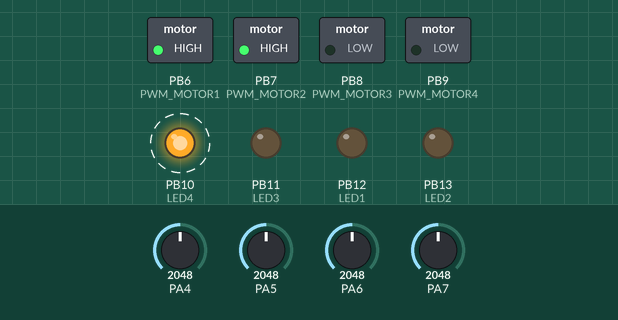
Bench run of a sketch on a simulated STM32 Blue Pill. Shown: switched loads named in the sketch (green lamp = pin HIGH), output pins drawn as LEDs (lit = HIGH). Dashed ring = blinking. The inputs (shaded band) are chosen by the test bench; at power-on: PA4 = 2048, PA5 = 2048, PA6 = 2048, PA7 = 2048.

Above: at 0.95 s.
1.3 s: PA4 set to 122
At 2.6 s:
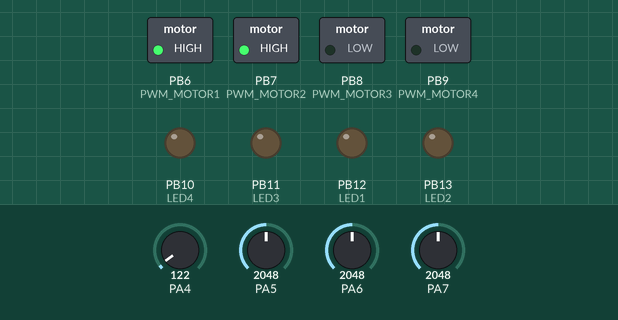
2.9 s: PA4 set to 1228
At 3.14 s:
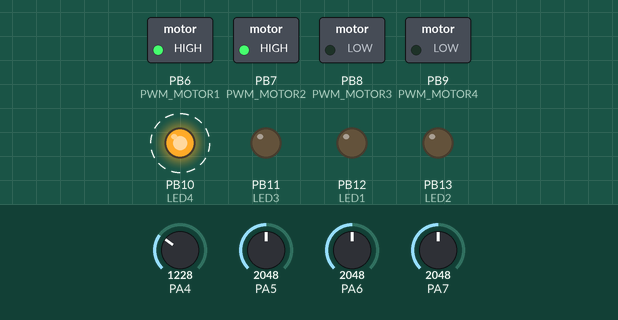
Timing chart, 0 to 11.9 s (numbered marks = the images above; inputs shaded):
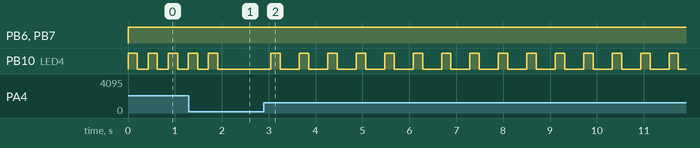

The sketch:

_020_MotorControlledWithPoti.ino
```cpp
/*
  BPM Klopfer

  Klopfer Percusive Controller

  May 2017, ChrisMicro, Elektrouwe, Cecille

*/

#include "klopfer_pin_definitions.h"

#define POT_BACKFORCE1 POTI1
#define POT_BPM   POTI2
#define POT_HITFORCE1  POTI3
#define POT_HITFORCE2  POTI4
#define POT_PATTERN1  POTI5
#define POT_PATTERN2  POTI6

void setup()
{
  pinMode(LED1, OUTPUT);
  pinMode(LED2, OUTPUT);
  pinMode(LED3, OUTPUT);
  pinMode(LED4, OUTPUT);

  pinMode(TRIG1, INPUT_ANALOG);
  pinMode(TRIG2, INPUT_ANALOG);
  pinMode(TRIG3, INPUT_ANALOG);
  pinMode(TRIG4, INPUT_ANALOG);


// Motor Force Potentiometers
  pinMode(POT_BACKFORCE1, INPUT_ANALOG);
  pinMode(POT_HITFORCE1, INPUT_ANALOG);
  pinMode(POT_HITFORCE2, INPUT_ANALOG);

  pinMode(POT_BPM, INPUT_ANALOG);

// Rythm PATTERN selection left & right motor
  pinMode(POT_PATTERN1, INPUT_ANALOG);
  pinMode(POT_PATTERN2, INPUT_ANALOG);

  pinMode(PWM_MOTOR1, PWM);
  pinMode(PWM_MOTOR2, PWM);
  pinMode(PWM_MOTOR3, PWM);
  pinMode(PWM_MOTOR4, PWM);

}


// motorNumber: 1..4
// force -1000..1000
void motorSet(int motorPwmPin, int force)
{
  if (force == 0)
  {
    analogWrite(motorPwmPin, 65536 / 2);
  }
  else
  {
    analogWrite(motorPwmPin, map(force, -1000, 1000, 0, 65535) );
  }
}

#define HITTIME_MS 100

void loop()
{
  int hit_force1;
  int hit_force2;
  int back_force;
  int bpm;

  hit_force1 = map(analogRead( POT_HITFORCE1 ), 0, 4095, 100, 1000);
  hit_force2 = map(analogRead( POT_HITFORCE2 ), 0, 4095, 100, 1000);
  back_force = map(analogRead( POT_BACKFORCE1 ), 0, 4095, 100, -1000);


  bpm        = map(analogRead( POT_BPM ), 0, 4095, 40, 240); // beats per minute ( slow walz till gabber )

  digitalWrite(LED4,1); // toggle led

  motorSet(PWM_MOTOR1, hit_force1); // apply hit force
  motorSet(PWM_MOTOR2, hit_force2); // apply hit force
  delay(HITTIME_MS);

  motorSet(PWM_MOTOR1, back_force ); // back
  motorSet(PWM_MOTOR2, back_force ); // back

  delay(HITTIME_MS);
  digitalWrite(LED4,0); // toggle led

  int    delay_bpm_ms = (1000*60) / bpm - 2* HITTIME_MS;
  delay( delay_bpm_ms );

}
```

klopfer_pin_definitions.h
```cpp
// LEDS
#define LED1 PB12
#define LED2 PB13
#define LED3 PB11
#define LED4 PB10

// VC trigger inputs
#define TRIG1 PA0
#define TRIG2 PA1
#define TRIG3 PA2
#define TRIG4 PA3

// MOTORS
#define PWM_MOTOR1 PB6
#define PWM_MOTOR2 PB7
#define PWM_MOTOR3 PB8
#define PWM_MOTOR4 PB9

// POTIS
#define POTI2 PA4
#define POTI1 PA5
#define POTI3 PA6
#define POTI4 PA7
#define POTI5 PB0
#define POTI6 PB1
```

Measured:
- after the input at 1.3 s, PB10 (LED4): goes on until 1.9 s, then stays LOW
- after the input at 2.9 s, PB10 (LED4): alternates HIGH for 0.20 s and LOW for 0.41 s, starting after 0.75 s
- by itself, PB10 (LED4): alternates HIGH for 0.20 s and LOW for 0.23 s
